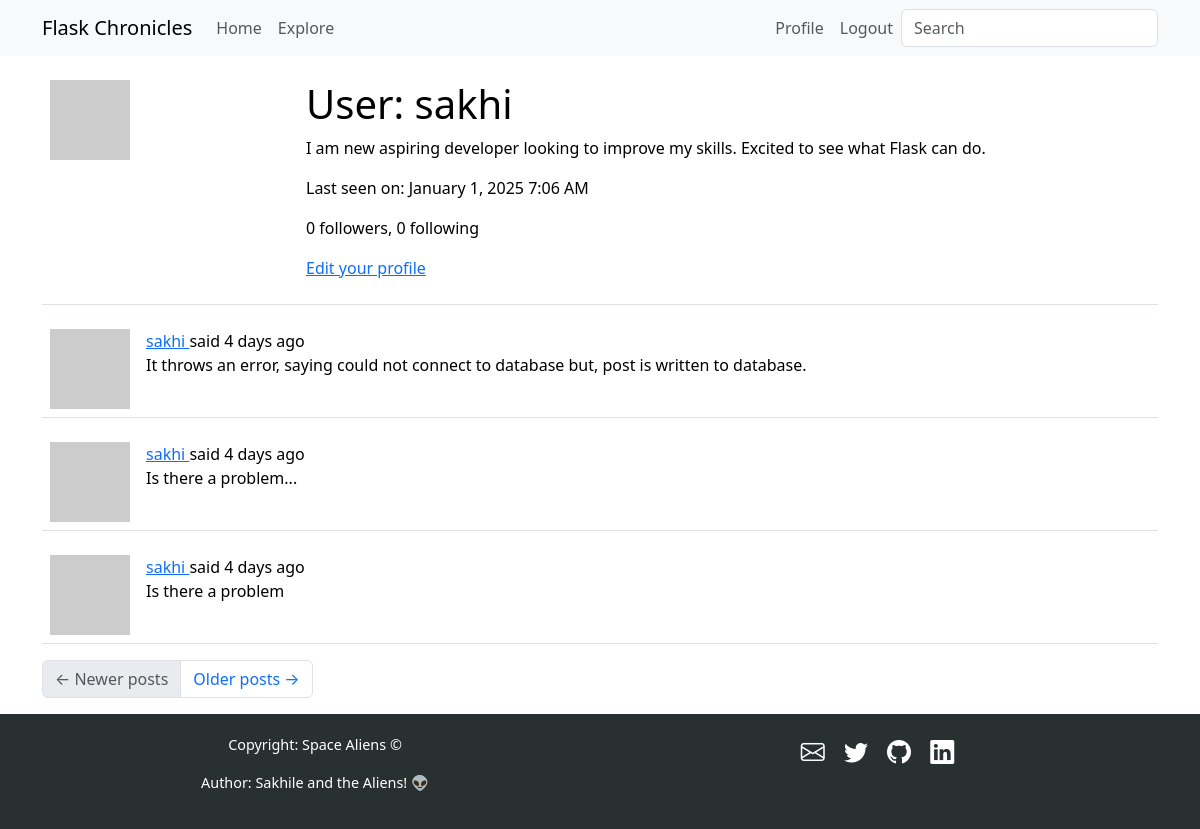
Before: /user/sakhi (signed in) with the older database file.
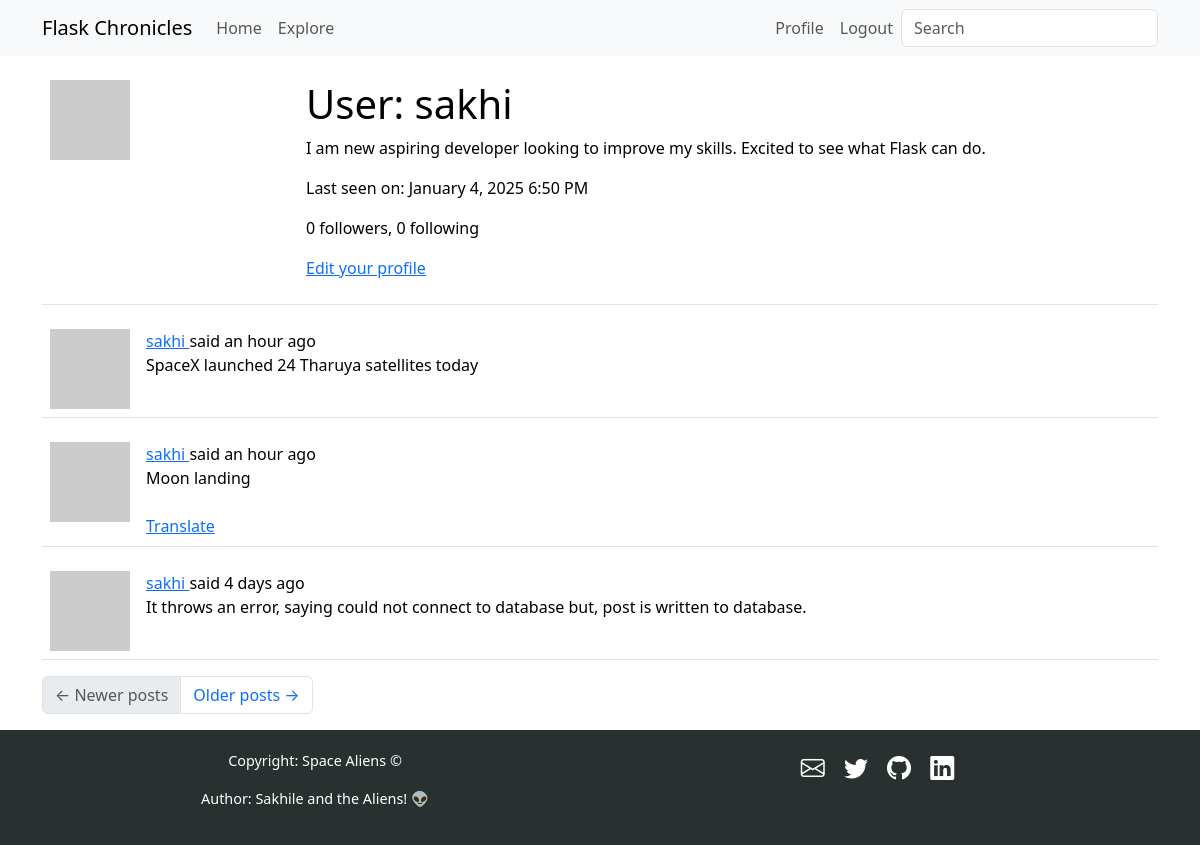
After: the same page with the newer database file.
### app/models.py (models this page shows, shortened)
class User(UserMixin, db.Model):
    id: so.Mapped[int] = so.mapped_column(primary_key=True)
    username: so.Mapped[str] = so.mapped_column(sa.String(64), unique=True)
    email: so.Mapped[str] = so.mapped_column(sa.String(120), index=True, unique=True)
    password_hash: so.Mapped[Optional[str]] = so.mapped_column(sa.String(256))
    posts: so.WriteOnlyMapped["Post"] = so.relationship(back_populates="author")
    about_me: so.Mapped[Optional[str]] = so.mapped_column(sa.String(140))
    last_seen: so.Mapped[Optional[datetime]] = so.mapped_column(
        default=lambda: datetime.now(timezone.utc)
    )
    following: so.WriteOnlyMapped["User"] = so.relationship(
        secondary=followers,
        primaryjoin=(followers.c.follower_id == id),
        secondaryjoin=(followers.c.followed_id == id),
        back_populates="followers",
    )
    followers: so.WriteOnlyMapped["User"] = so.relationship(
        secondary=followers,
        primaryjoin=(followers.c.followed_id == id),
        secondaryjoin=(followers.c.follower_id == id),
        back_populates="following",
    )
    def avatar(self, size):
        digest = md5(self.email.lower().encode("utf-8")).hexdigest()
        return f"https://www.gravatar.com/avatar/{digest}?d=identicon&s={size}'"
    def followers_count(self):
        query = sa.select(sa.func.count()).select_from(
            self.followers.select().subquery()
        )
        return db.session.scalar(query)
    def following_count(self):
        query = sa.select(sa.func.count()).select_from(
            self.following.select().subquery()
        )
        return db.session.scalar(query)

class SearchableMixin:
    @classmethod
    def before_commit(cls, session):
        session._changes = {
            "add": list(session.new),
            "update": list(session.dirty),
            "delete": list(session.deleted),
        }
    @classmethod
    def after_commit(cls, session):
        for obj in session._changes["add"]:
            if isinstance(obj, SearchableMixin):
                add_to_index(obj.__tablename__, obj)
        for obj in session._changes["update"]:
            if isinstance(obj, SearchableMixin):
                add_to_index(obj.__tablename__, obj)
        for obj in session._changes["delete"]:
            if isinstance(obj, SearchableMixin):
                remove_from_index(obj.__tablename__, obj)
        session._changes = None

class Post(SearchableMixin, db.Model):
    __searchable__ = ["body"]
    id: so.Mapped[int] = so.mapped_column(primary_key=True)
    body: so.Mapped[str] = so.mapped_column(sa.String(140))
    timestamp: so.Mapped[datetime] = so.mapped_column(
        index=True, default=lambda: datetime.now(timezone.utc)
    )
    user_id: so.Mapped[int] = so.mapped_column(sa.ForeignKey(User.id), index=True)
    author: so.Mapped[User] = so.relationship(back_populates="posts")
    language: so.Mapped[Optional[str]] = so.mapped_column(sa.String(5))

### app/main/routes.py (the view)
@bp.route("/user/<username>")
@login_required
def user(username):
    user = db.first_or_404(sa.select(User).where(User.username == username))
    page = request.args.get("page", 1, type=int)
    query = user.posts.select().order_by(Post.timestamp.desc())
    posts = db.paginate(
        query, page=page, per_page=current_app.config["POSTS_PER_PAGE"], error_out=False
    )
    next_url = (
        url_for("main.user", username=user.username, page=posts.next_num)
        if posts.has_next
        else None
    )
    prev_url = (
        url_for("main.user", username=user.username, page=posts.prev_num)
        if posts.has_prev
        else None
    )
    form = EmptyForm()
    return render_template(
        "user.html",
        user=user,
        posts=posts.items,
        next_url=next_url,
        prev_url=prev_url,
        form=form,
    )

### app/main/forms.py
class SearchForm(FlaskForm):
    q = StringField(_l("Search"), validators=[DataRequired()])
    def __init__(self, *args, **kwargs):
        if "formdata" not in kwargs:
            kwargs["formdata"] = request.args
        if "meta" not in kwargs:
            kwargs["meta"] = {"csrf": False}
        super(SearchForm, self).__init__(*args, **kwargs)

class EmptyForm(FlaskForm):
    submit = SubmitField("Submit")

### app/__init__.py (called while the page is built)
def get_locale():
    return request.accept_languages.best_match(current_app.config["LANGUAGES"])

### app/main/routes.py (called while the page is built)
@bp.before_request
def before_request():
    if current_user.is_authenticated:
        current_user.last_seen = datetime.now(timezone.utc)
        db.session.commit()
        g.search_form = SearchForm()
    g.locale = str(get_locale())

### app/models.py (called while the page is built)
@login.user_loader
def load_user(id):
    return db.session.get(User, int(id))

### app/templates/user.html (shortened to what this page needs)
{% extends "base.html" %}
{% block content %}
    <table class="table table-hover">
        <tr>
            <td width="256px"><img src="{{ user.avatar(256) }}"></td>
            <td>
                <h1>{{ _('User') }}: {{ user.username }}</h1>
                {% if user.about_me %}<p>{{ user.about_me }}</p>{% endif %}
                {% if user.last_seen %}
                <p>{{ _('Last seen on') }}: {{ moment(user.last_seen).format('LLL') }}</p>
                {% endif %}
                <p>{{ _('%(count)d followers', count=user.followers_count()) }}, {{ _('%(count)d following',
                    count=user.following_count()) }}</p>
                {% if user == current_user %}
                <p><a href="{{ url_for('main.edit_profile') }}">{{ _('Edit your profile') }}</a></p>
                {% endif %}
            </td>
        </tr>
    </table>
    {% for post in posts %}
    {% include '_post.html' %}
    {% endfor %}
    <nav aria-label="Post navigation">
        <ul class="pagination">
            <li class="page-item{% if not prev_url %} disabled{% endif %}">
                <a class="page-link" href="{{ prev_url }}">
                    <span aria-hidden="true">&larr;</span> {{ _('Newer posts') }}
                </a>
            </li>
            <li class="page-item{% if not next_url %} disabled{% endif %}">
                <a class="page-link" href="{{ next_url }}">
                    {{ _('Older posts') }} <span aria-hidden="true">&rarr;</span>
                </a>
            </li>
        </ul>
    </nav>
{% endblock %}

### app/templates/_post.html (shortened to what this page needs)
<table class="table table-hover">
    <tr>
        <td width="70px">
            <a href="{{ url_for('main.user', username=post.author.username) }}">
                <img src="{{ post.author.avatar(70) }}" />
            </a>
        </td>
        <td>
            {{ _('%(username)s said %(when)s',
            username=user_link, when=moment(post.timestamp).fromNow()) }}
            <br>
            <span id="post{{ post.id }}">{{ post.body }}</span>
            {% if post.language and post.language != g.locale %}
            <br><br>
            <span id="translation{{ post.id }}">
                <a href="javascript:translate(
                                'post{{ post.id }}',
                                'translation{{ post.id }}',
                                '{{ post.language }}',
                                '{{ g.locale }}');">{{ _('Translate') }}</a>
            </span>
            {% endif %}
        </td>
    </tr>
</table>

Changed rows visible on the page:
no longer on this page (row unchanged): Post: body "Is there a problem..."
no longer on this page (row unchanged): Post: body "Is there a problem"
changed User "sakhi": last_seen "January 1, 2025 7:06 AM" → "January 4, 2025 6:50 PM"
added Post: body "SpaceX launched 24 Tharuya satellites today"
added Post: body "Moon landing"
